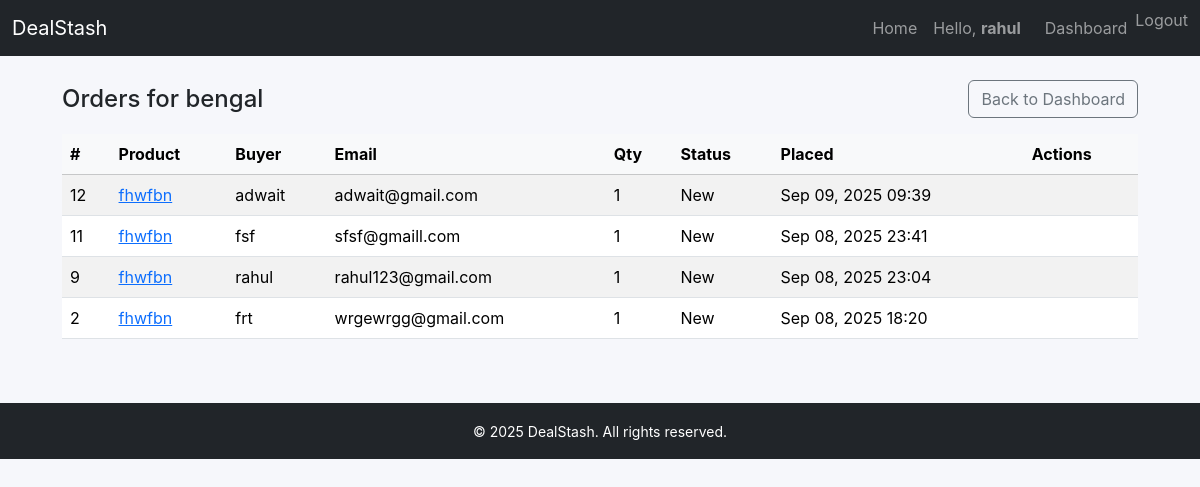
The page /seller/orders/ (signed in) on the database its author committed.
### marketplace/models.py (models this page shows, shortened)
class Company(models.Model):
    user = models.OneToOneField(
        settings.AUTH_USER_MODEL,
        null=True,
        blank=True,
        on_delete=models.CASCADE,
        related_name="company"
    )
    name = models.CharField(max_length=200)
    email = models.EmailField(unique=True)
    website = models.URLField(blank=True, null=True)
    class Meta:
        verbose_name_plural = "Companies"

class Order(models.Model):
    STATUS_CHOICES = [
        ('new', 'New'),
        ('processing', 'Processing'),
        ('shipped', 'Shipped'),
        ('cancelled', 'Cancelled'),
    ]
    product = models.ForeignKey('Product', on_delete=models.CASCADE, related_name='orders')
    buyer_name = models.CharField(max_length=200)
    buyer_email = models.EmailField()
    quantity = models.PositiveIntegerField(default=1)
    status = models.CharField(max_length=20, choices=STATUS_CHOICES, default='new')
    created_at = models.DateTimeField(auto_now_add=True)

class Product(models.Model):
    company = models.ForeignKey(Company, on_delete=models.CASCADE, related_name="products")
    name = models.CharField(max_length=200)
    description = models.TextField(blank=True)
    price = models.DecimalField(max_digits=10, decimal_places=2)
    image = models.ImageField(upload_to='product_images/', blank=True, null=True)
    created_at = models.DateTimeField(auto_now_add=True)

### marketplace/views.py (the view)
# urls.py: path('seller/orders/', views.seller_orders, name='seller_orders'),
@login_required
def seller_orders(request):
    company = getattr(request.user, "company", None)
    if not company:
        messages.info(request, "Please complete seller signup to view your orders.")
        return redirect("seller_signup")
    orders = Order.objects.filter(product__company=company).select_related("product").order_by("-created_at")
    return render(request, "marketplace/seller_orders.html", {"orders": orders})

### marketplace/templates/marketplace/seller_orders.html (shortened to what this page needs)
{% extends "marketplace/base.html" %}
{% block content %}
  <div class="d-flex justify-content-between align-items-center mb-3">
    <h1 class="h4 mb-0">Orders for {{ request.user.company.name }}</h1>
    <div>
      <a class="btn btn-outline-secondary" href="{% url 'seller_dashboard' %}">Back to Dashboard</a>
    </div>
  </div>
  {% if orders %}
    <div class="table-responsive">
      <table class="table table-striped align-middle">
        <thead class="table-light">
          <tr>
            <th>#</th>
            <th>Product</th>
            <th>Buyer</th>
            <th>Email</th>
            <th>Qty</th>
            <th>Status</th>
            <th>Placed</th>
            <th>Actions</th>
          </tr>
        </thead>
        <tbody>
          {% for o in orders %}
            <tr>
              <td>{{ o.pk }}</td>
              <td><a href="{% url 'product_detail' o.product.pk %}">{{ o.product.name }}</a></td>
              <td>{{ o.buyer_name }}</td>
              <td>{{ o.buyer_email }}</td>
              <td>{{ o.quantity }}</td>
              <td>{{ o.get_status_display }}</td>
              <td>{{ o.created_at|date:"M d, Y H:i" }}</td>
              <td>
              </td>
            </tr>
          {% endfor %}
        </tbody>
      </table>
    </div>
  {% else %}
    <div class="alert alert-info">No orders for your products yet.</div>
  {% endif %}
{% endblock %}

### marketplace/templates/marketplace/base.html (shortened to what this page needs)
{% load static %}
<!DOCTYPE html>
<html lang="en">
<head>
  <link href="https://cdn.jsdelivr.net/npm/bootstrap@5.3.2/dist/css/bootstrap.min.css" rel="stylesheet">
  <link rel="stylesheet" href="{% static 'css/site.css' %}">
</head>
<body>
  <nav class="navbar navbar-expand-lg navbar-dark bg-dark">
    <div class="container-fluid">
      <a class="navbar-brand" href="{% url 'product_list' %}">DealStash</a>
      <div class="collapse navbar-collapse" id="navbarNav">
        <ul class="navbar-nav ms-auto">
          <li class="nav-item"><a class="nav-link" href="{% url 'product_list' %}">Home</a></li>
          {% if user.is_authenticated %}
            <li class="nav-item me-2">
              <span class="nav-link">Hello, <strong>{{ user.username }}</strong></span>
            </li>
            {% if user.company %}
              <li class="nav-item"><a class="nav-link" href="{% url 'seller_dashboard' %}">Dashboard</a></li>
            {% endif %}
            <li class="nav-item">
              <form id="logout-form" method="post" action="{% url 'logout' %}" style="display:inline;">
                <button type="submit" class="nav-link btn btn-link" style="padding:0; border:none;">Logout</button>
              </form>
            </li>
          {% else %}
            <li class="nav-item"><a class="nav-link" href="{% url 'login' %}">Login</a></li>
            <li class="nav-item"><a class="nav-link" href="{% url 'seller_signup' %}">Sign Up</a></li>
          {% endif %}
        </ul>
      </div>
    </div>
  </nav>
  <div class="container mt-4">
    {% block content %}
    {% endblock %}
  </div>
  <footer class="bg-dark text-white text-center py-3 mt-5">
    <small>&copy; 2025 DealStash. All rights reserved.</small>
  </footer>
</body>
</html>

### static/css/site.css (style rules this page uses)
body { font-family: Inter, "Segoe UI", Roboto, Arial, sans-serif; background: #f6f7fb; color:#212529; }
.container { max-width:1100px; }

### rows shown on the page
Order: pk "12", product.name "fhwfbn", buyer_name "adwait", buyer_email "adwait@gmail.com", quantity "1", status "New", created_at "Sep 09, 2025 09:39"
Order: pk "11", product.name "fhwfbn", buyer_name "fsf", buyer_email "sfsf@gmaill.com", quantity "1", status "New", created_at "Sep 08, 2025 23:41"
Order: pk "9", product.name "fhwfbn", buyer_name "rahul", buyer_email "rahul123@gmail.com", quantity "1", status "New", created_at "Sep 08, 2025 23:04"
Order: pk "2", product.name "fhwfbn", buyer_name "frt", buyer_email "wrgewrgg@gmail.com", quantity "1", status "New", created_at "Sep 08, 2025 18:20"

### other values the page prints
{{ user.username }} "rahul"
{{ request.user.company.name }} "bengal"
